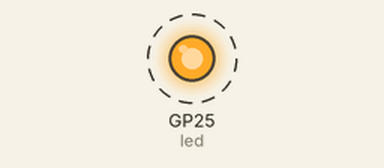
This program was run on a simulated Raspberry Pi Pico running MicroPython. Parts: output pins drawn as LEDs (lit = HIGH). Dashed ring = blinking. What the program prints to the serial console is not drawn.

Above: at 0.2 s.
Timing chart, 0 to 3.0 s (numbered marks = the images above):
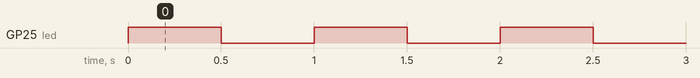

Measured:
- by itself, GP25 (led): alternates HIGH for 0.50 s and LOW for 0.50 s

The program:

SimpleLEDBlink_01.py
```python
# Raspi Pico 2+ Clone Blinking LED

from machine import Pin
import time

print("Blinking LED")

led = Pin(25, Pin.OUT)

while True:
    led.value(1)
    time.sleep(.5)

    led.value(0)
    time.sleep(.5)
```
